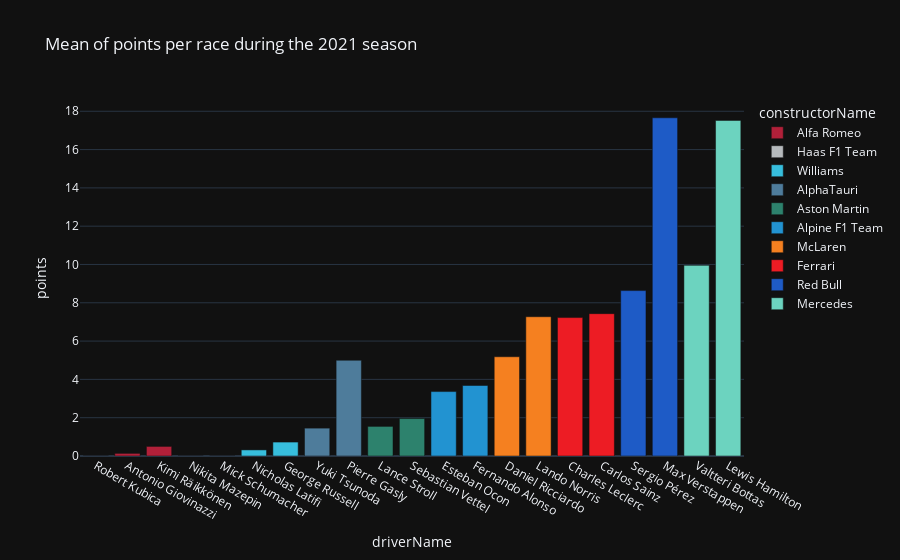

Here is the notebook cell this chart was saved with:
### Code cell
#Mean of points per race
fig = px.bar(df_points_focus,
             x='driverName',
             y='points',
             color='constructorName',
             color_discrete_map=constructor_color_map,
             title=f'Mean of points per race during the {year} season')
fig.show()

### Figure 1 — Plotly figure (JSON) as saved in the notebook; plotly's stock layout.template omitted (floating-point values rounded to 4 significant figures)
{"data": [{"alignmentgroup": "True", "hovertemplate": "constructorName=Alfa Romeo<br>driverName=%{x}<br>points=%{y}<extra></extra>", "legendgroup": "Alfa Romeo", "marker": {"color": "#B12039", "pattern": {"shape": ""}}, "name": "Alfa Romeo", "offsetgroup": "Alfa Romeo", "orientation": "v", "showlegend": true, "textposition": "auto", "x": ["Robert Kubica", "Antonio Giovinazzi", "Kimi Räikkönen"], "xaxis": "x", "y": [0.0, 0.1364, 0.5], "yaxis": "y", "type": "bar"}, {"alignmentgroup": "True", "hovertemplate": "constructorName=Haas F1 Team<br>driverName=%{x}<br>points=%{y}<extra></extra>", "legendgroup": "Haas F1 Team", "marker": {"color": "#B6BABD", "pattern": {"shape": ""}}, "name": "Haas F1 Team", "offsetgroup": "Haas F1 Team", "orientation": "v", "showlegend": true, "textposition": "auto", "x": ["Nikita Mazepin", "Mick Schumacher"], "xaxis": "x", "y": [0.0, 0.0], "yaxis": "y", "type": "bar"}, {"alignmentgroup": "True", "hovertemplate": "constructorName=Williams<br>driverName=%{x}<br>points=%{y}<extra></extra>", "legendgroup": "Williams", "marker": {"color": "#37BEDD", "pattern": {"shape": ""}}, "name": "Williams", "offsetgroup": "Williams", "orientation": "v", "showlegend": true, "textposition": "auto", "x": ["Nicholas Latifi", "George Russell"], "xaxis": "x", "y": [0.3182, 0.7273], "yaxis": "y", "type": "bar"}, {"alignmentgroup": "True", "hovertemplate": "constructorName=AlphaTauri<br>driverName=%{x}<br>points=%{y}<extra></extra>", "legendgroup": "AlphaTauri", "marker": {"color": "#4E7C9B", "pattern": {"shape": ""}}, "name": "AlphaTauri", "offsetgroup": "AlphaTauri", "orientation": "v", "showlegend": true, "textposition": "auto", "x": ["Yuki Tsunoda", "Pierre Gasly"], "xaxis": "x", "y": [1.455, 5.0], "yaxis": "y", "type": "bar"}, {"alignmentgroup": "True", "hovertemplate": "constructorName=Aston Martin<br>driverName=%{x}<br>points=%{y}<extra></extra>", "legendgroup": "Aston Martin", "marker": {"color": "#2D826D", "pattern": {"shape": ""}}, "name": "Aston Martin", "offsetgroup": "Aston Martin", "orientation": "v", "showlegend": true, "textposition": "auto", "x": ["Lance Stroll", "Sebastian Vettel"], "xaxis": "x", "y": [1.545, 1.955], "yaxis": "y", "type": "bar"}, {"alignmentgroup": "True", "hovertemplate": "constructorName=Alpine F1 Team<br>driverName=%{x}<br>points=%{y}<extra></extra>", "legendgroup": "Alpine F1 Team", "marker": {"color": "#2293D1", "pattern": {"shape": ""}}, "name": "Alpine F1 Team", "offsetgroup": "Alpine F1 Team", "orientation": "v", "showlegend": true, "textposition": "auto", "x": ["Esteban Ocon", "Fernando Alonso"], "xaxis": "x", "y": [3.364, 3.682], "yaxis": "y", "type": "bar"}, {"alignmentgroup": "True", "hovertemplate": "constructorName=McLaren<br>driverName=%{x}<br>points=%{y}<extra></extra>", "legendgroup": "McLaren", "marker": {"color": "#F58020", "pattern": {"shape": ""}}, "name": "McLaren", "offsetgroup": "McLaren", "orientation": "v", "showlegend": true, "textposition": "auto", "x": ["Daniel Ricciardo", "Lando Norris"], "xaxis": "x", "y": [5.182, 7.273], "yaxis": "y", "type": "bar"}, {"alignmentgroup": "True", "hovertemplate": "constructorName=Ferrari<br>driverName=%{x}<br>points=%{y}<extra></extra>", "legendgroup": "Ferrari", "marker": {"color": "#ED1C24", "pattern": {"shape": ""}}, "name": "Ferrari", "offsetgroup": "Ferrari", "orientation": "v", "showlegend": true, "textposition": "auto", "x": ["Charles Leclerc", "Carlos Sainz"], "xaxis": "x", "y": [7.227, 7.432], "yaxis": "y", "type": "bar"}, {"alignmentgroup": "True", "hovertemplate": "constructorName=Red Bull<br>driverName=%{x}<br>points=%{y}<extra></extra>", "legendgroup": "Red Bull", "marker": {"color": "#1E5BC6", "pattern": {"shape": ""}}, "name": "Red Bull", "offsetgroup": "Red Bull", "orientation": "v", "showlegend": true, "textposition": "auto", "x": ["Sergio Pérez", "Max Verstappen"], "xaxis": "x", "y": [8.636, 17.66], "yaxis": "y", "type": "bar"}, {"alignmentgroup": "True", "hovertemplate": "constructorName=Mercedes<br>driverName=%{x}<br>points=%{y}<extra></extra>", "legendgroup": "Mercedes", "marker": {"color": "#6CD3BF", "pattern": {"shape": ""}}, "name": "Mercedes", "offsetgroup": "Mercedes", "orientation": "v", "showlegend": true, "textposition": "auto", "x": ["Valtteri Bottas", "Lewis Hamilton"], "xaxis": "x", "y": [9.955, 17.52], "yaxis": "y", "type": "bar"}], "layout": {"xaxis": {"anchor": "y", "domain": [0.0, 1.0], "title": {"text": "driverName"}}, "yaxis": {"anchor": "x", "domain": [0.0, 1.0], "title": {"text": "points"}}, "legend": {"title": {"text": "constructorName"}, "tracegroupgap": 0}, "title": {"text": "Mean of points per race during the 2021 season"}, "barmode": "relative"}}
